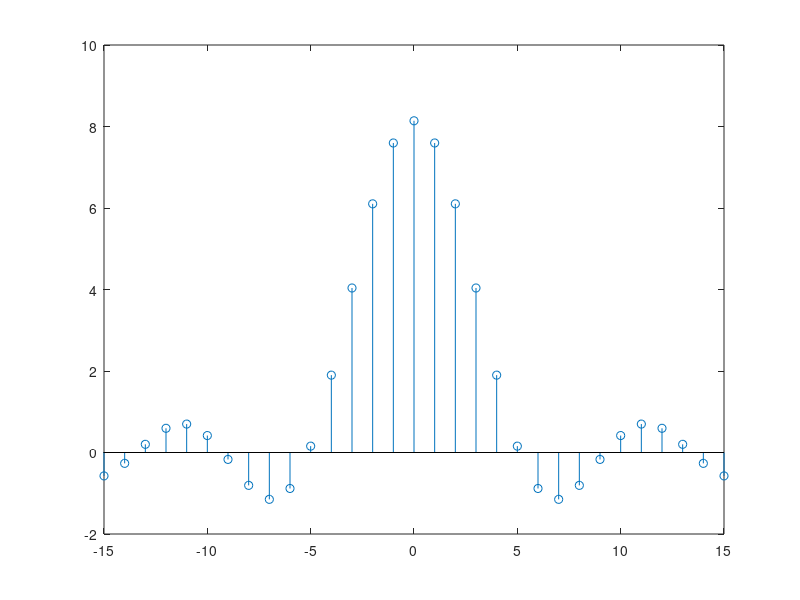
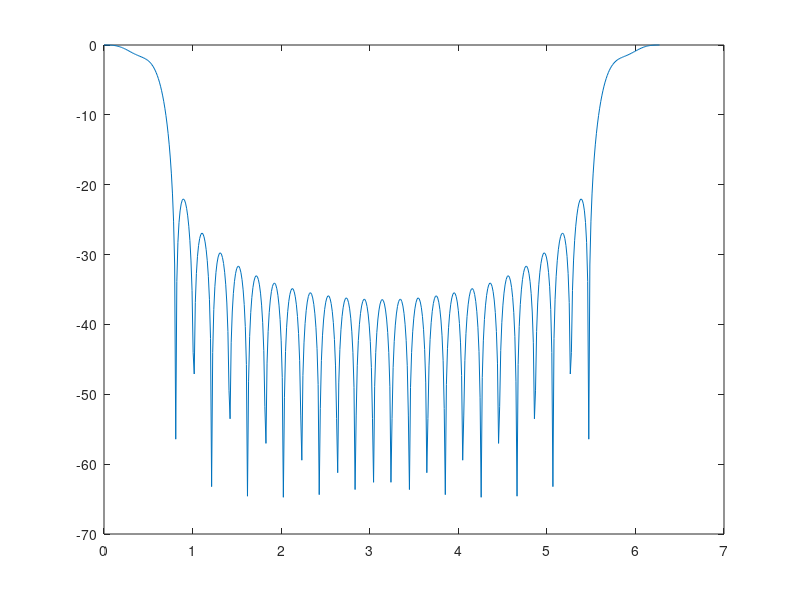
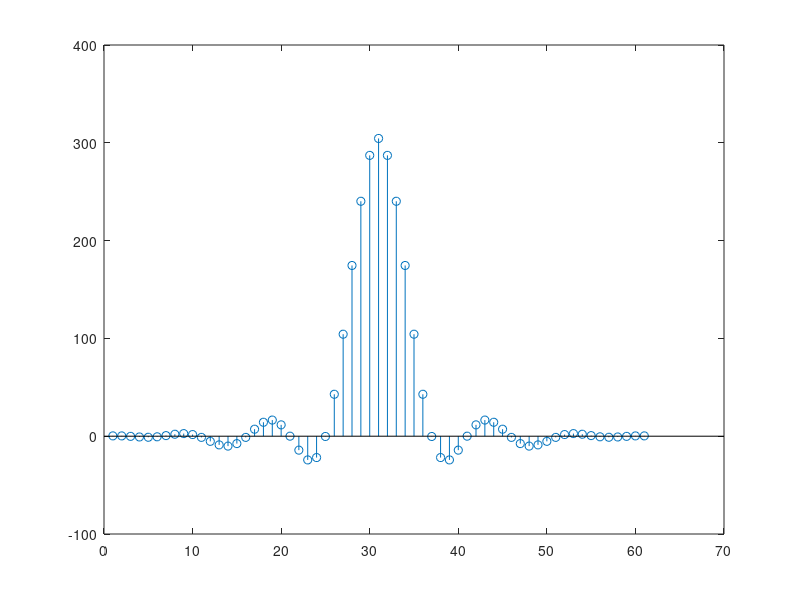

Here is the MATLAB script that generated these plots, in order:
% MATLAB script for Illustrative Problem 8, Chapter 6.
echo on
N=31;
T=1;
W=1/(2*T);
n=-(N-1)/2:(N-1)/2;			% The indeces for g_T
% The expression for g_T is obtained next
for i=1:length(n),
  g_T(i)=0;
  for m=-(N-1)/2:(N-1)/2,
    if ( abs((4*m)/(N*T)) <= W ),
      g_T(i)=g_T(i)+sqrt((1/W)*cos((2*pi*m)/(N*T*W)))*exp(j*2*pi*m*n(i)/N);
    end;
  end;
end;
% obtain g_T(n-(N-1)/2)
figure(1);
stem(n,g_T)
n2=0:N-1;
% obtain the frequency response characteristics
[G_T,W]=freqz(g_T,1);
% normalized magnitide response  
magG_T_in_dB=20*log10(abs(G_T)/max(abs(G_T)));
figure(2);
plot(W,magG_T_in_dB)
% Impulse response of the cascade of the transmitter and the receiver filters..
g_R=g_T;
imp_resp_of_cascade=conv(g_R,g_T);
figure(3);
stem(imp_resp_of_cascade);
% plotting commands follow